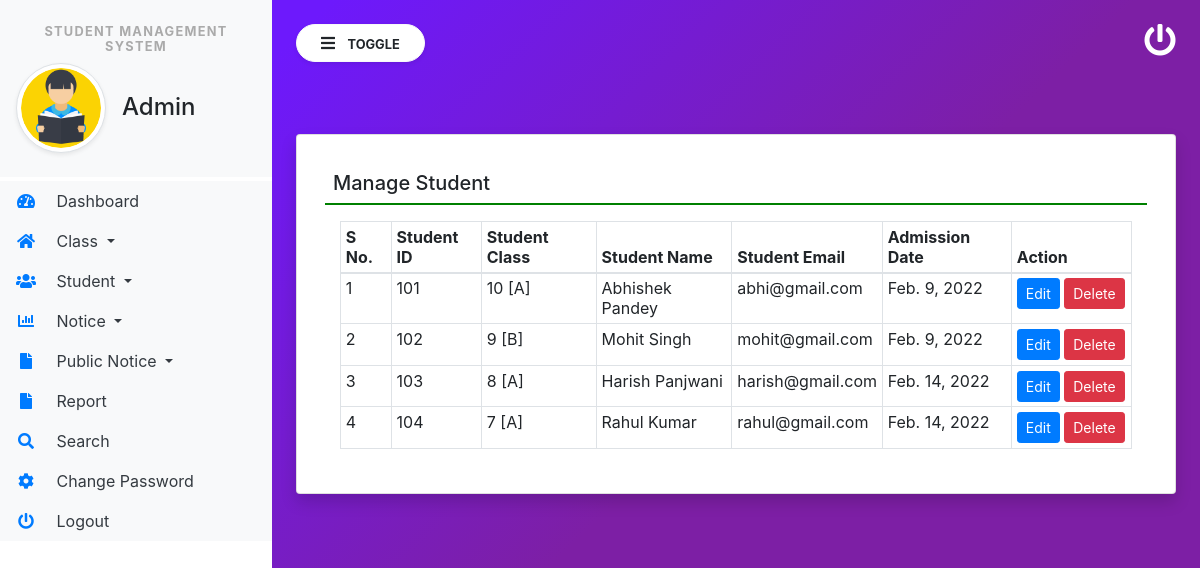
/manage_Student (signed in), run on the app's committed database.
### studentmanage/models.py (models this page shows, shortened)
class Student(models.Model):
    user = models.ForeignKey(User, on_delete=models.CASCADE)
    classs = models.ForeignKey(Class, on_delete=models.CASCADE)
    Gender = models.CharField(max_length=50, null=True)
    DOB = models.DateField(null=True)
    StuID = models.IntegerField(null=True)
    FatherName = models.CharField(max_length=150, null=True)
    MotherName = models.CharField(max_length=150, null=True)
    ContactNumber = models.CharField(max_length=150, null=True)
    AltenateNumber = models.CharField(max_length=150, null=True)
    Address = models.CharField(max_length=150, null=True)
    UserName = models.CharField(max_length=150, null=True)
    Image = models.FileField(max_length=200, null=True)
    DateofAdmission = models.DateField(null=True)

class Class(models.Model):
    ClassName = models.CharField(max_length=150, null=True)
    Section = models.CharField(max_length=200, null=True)
    CreationDate = models.DateTimeField(auto_now_add=True)

### studentmanage/views.py (the view)
# urls.py: path('manage_Student', manage_Student, name='manage_Student'),
def manage_Student(request):
    if not request.user.is_authenticated:
        return redirect('admin_login')
    student = Student.objects.all()
    return render(request, 'manage_Student.html', locals())

### studentmanage/templates/manage_Student.html
{% extends 'admin_base.html' %}
{% block main  %}
<div class="card p-2 shadow mt-5">
    <div class="card-body">
        <h5 class="p-2" style="border-bottom: 2px solid green;">Manage Student</h5>
        <div class="container-fluid mt-3">
            <table class="table table-bordered table-sm">
                <thead>
                <tr>
                    <th>S No.</th>
                    <th>Student ID</th>
                    <th>Student Class</th>
                    <th>Student Name</th>
                    <th>Student Email</th>
                    <th>Admission Date</th>
                    <th>Action</th>
                </tr>
                </thead>
                <tbody>
                {% for i in student %}
                <tr>
                    <td>{{forloop.counter}}</td>
                    <td>{{i.StuID}}</td>
                    <td>{{i.classs.ClassName}} [{{i.classs.Section}}]</td>
                    <td>{{i.user.first_name}}</td>
                    <td>{{i.user.username}}</td>
                    <td>{{i.DateofAdmission}}</td>
                    <td style="width: 120px;">
                        <a href="{% url 'editStudent' i.id %}" class="btn btn-primary btn-sm">Edit</a>
                        <a onclick="return confirm('Are you sure to Delete')" href="{% url 'deleteStudent' i.user.id %}"
                           class="btn btn-sm btn-danger">Delete</a>
                    </td>
                </tr>
                {% endfor %}
                </tbody>
            </table>
        </div>
    </div>
</div>
{% endblock %}

### studentmanage/static/css/sidebar.css (style rules this page uses)
body { background-image : linear-gradient(135.9deg,rgba(109,25,252,1) 16.4%,rgba(125,31,165,1) 56.1%); min-height:100vh; }

### data on the page
Student: StuID "101", classs.ClassName "10", classs.Section "A", user.first_name "Abhishek Pandey", user.username "abhi@gmail.com", DateofAdmission "Feb. 9, 2022"
Student: StuID "102", classs.ClassName "9", classs.Section "B", user.first_name "Mohit Singh", user.username "mohit@gmail.com", DateofAdmission "Feb. 9, 2022"
Student: StuID "103", classs.ClassName "8", classs.Section "A", user.first_name "Harish Panjwani", user.username "harish@gmail.com", DateofAdmission "Feb. 14, 2022"
Student: StuID "104", classs.ClassName "7", classs.Section "A", user.first_name "Rahul Kumar", user.username "rahul@gmail.com", DateofAdmission "Feb. 14, 2022"
